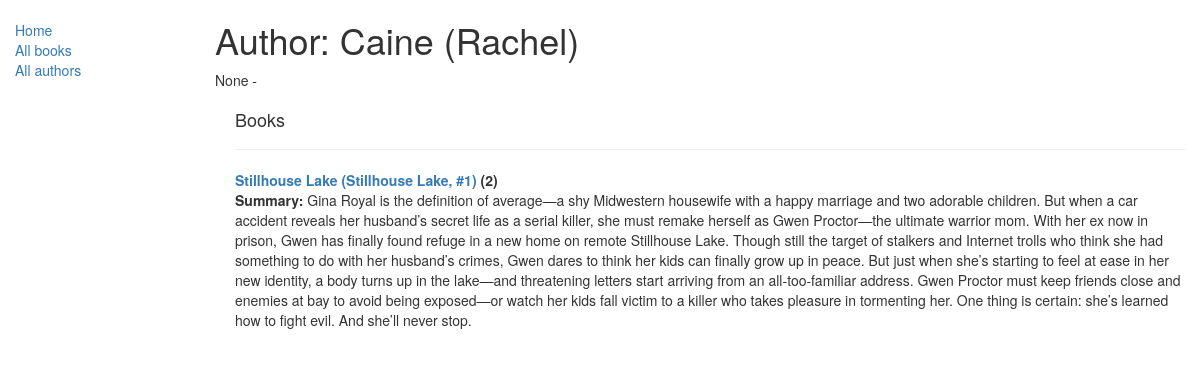
The app's page /catalog/author/1 with its own data.
### catalog/models.py (models this page shows, shortened)
class Author(models.Model):
    first_name = models.CharField(max_length=100)
    last_name = models.CharField(max_length=100)
    date_of_birth = models.DateField(null=True, blank=True)
    date_of_death = models.DateField('Died', null=True, blank=True)
    def __str__(self):
        return "{0} ({1})".format(self.last_name, self.first_name)

class Book(models.Model):
    title = models.CharField(max_length=200)
    author = models.ForeignKey('Author', on_delete=models.SET_NULL, null=True)
    summary = models.TextField(max_length=1000, help_text="Enter a brief description of the book")
    isbn = models.CharField(
        'ISBN',
        max_length=13,
        help_text="13 Character <a href='https://www.isbn-international.org/content/what-isbn'>ISBN number</a>"
    )
    genre = models.ManyToManyField(Genre, help_text="Select a genre for this book")
    language = models.ForeignKey('Language', on_delete=models.SET_NULL, null=True)
    def display_genre(self):
        """
        Creates a string for the Genre.
        This is required to display genre in Admin.
        """
        return ', '.join([genre.name for genre in self.genre.all()[:3]])
    display_genre.short_description = 'Genre'

### catalog/views.py (the view)
# urls.py: url(r'^author/(?P<pk>\d+)$', views.AuthorDetailView.as_view(), name="author-detail"),
class AuthorDetailView(generic.DetailView):
    model = Author
    context_object_name = 'author'
    template_name = 'catalog/author-detail.html'

### catalog/templates/catalog/author-detail.html
{% extends "base_generic.html" %}
{% block content %}
  <h1>Author: {{ author }}</h1>
  <p>{{author.date_of_birth}} - {% if author.date_of_death %}{{author.date_of_death}}{% endif %}</p>
  <div style="margin-left:20px;margin-top:20px">
    <h4>Books</h4>
    <dl>
        {% for book in author.book_set.all %}
        <hr>
            <dt><a href="{% url 'book-detail' book.pk %}"> {{book.title}} </a>({{ book.bookinstance_set.count }})</dt>
            <dd><p><strong>Summary:</strong> {{book.summary}}</p></dd>
        {% endfor %}
    </dl>
  </div>
{% endblock %}

### records on screen
Author: last_name+first_name "Caine (Rachel)", date_of_birth "None"
Book: title "Stillhouse Lake (Stillhouse Lake, #1)", bookinstance_set.count "2", summary "Gina Royal is the definition of average—a shy Midwestern housewife with a happy marriage and two adorable children. But when a car accident reveals her husband’s secret life as a serial killer, she must remake herself as Gwen Proctor—the ultimate warrior mom. With her ex now in prison, Gwen has finally found refuge in a new home on remote Stillhouse Lake. Though still the target of stalkers and Internet trolls who think she had something to do with her husband’s crimes, Gwen dares to think her kids can finally grow up in peace. But just when she’s starting to feel at ease in her new identity, a body turns up in the lake—and threatening letters start arriving from an all-too-familiar…"
